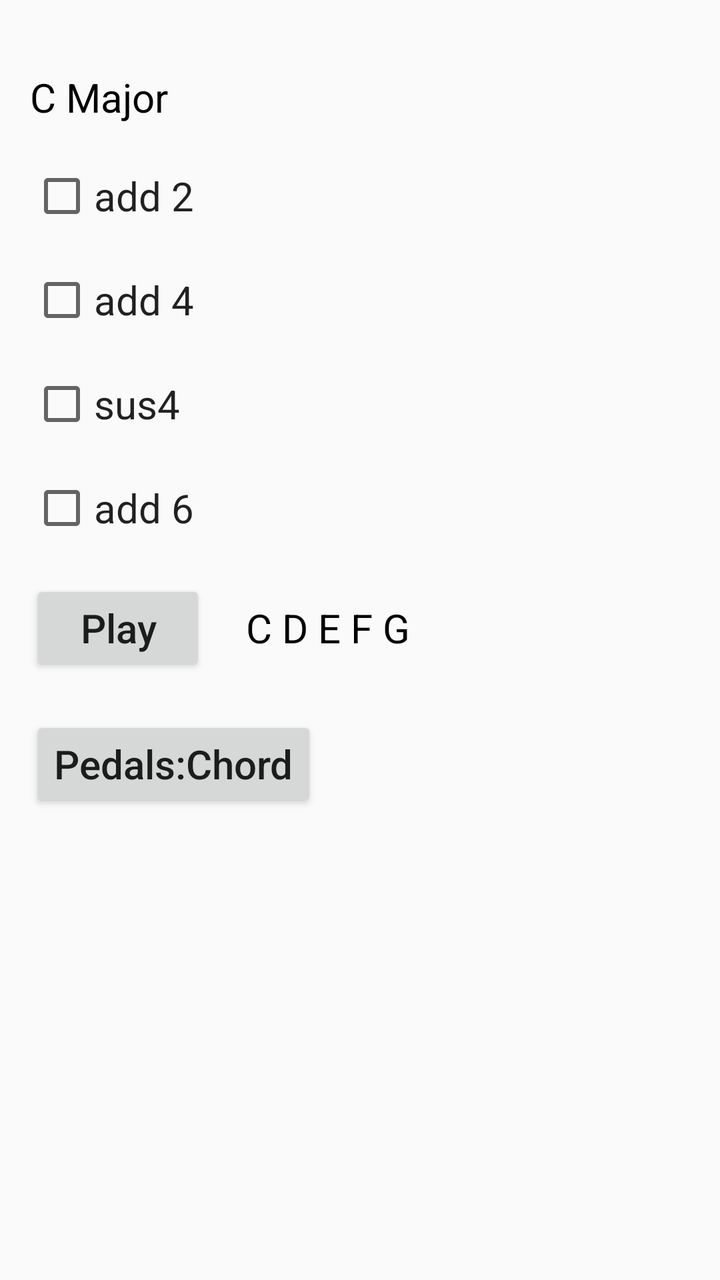
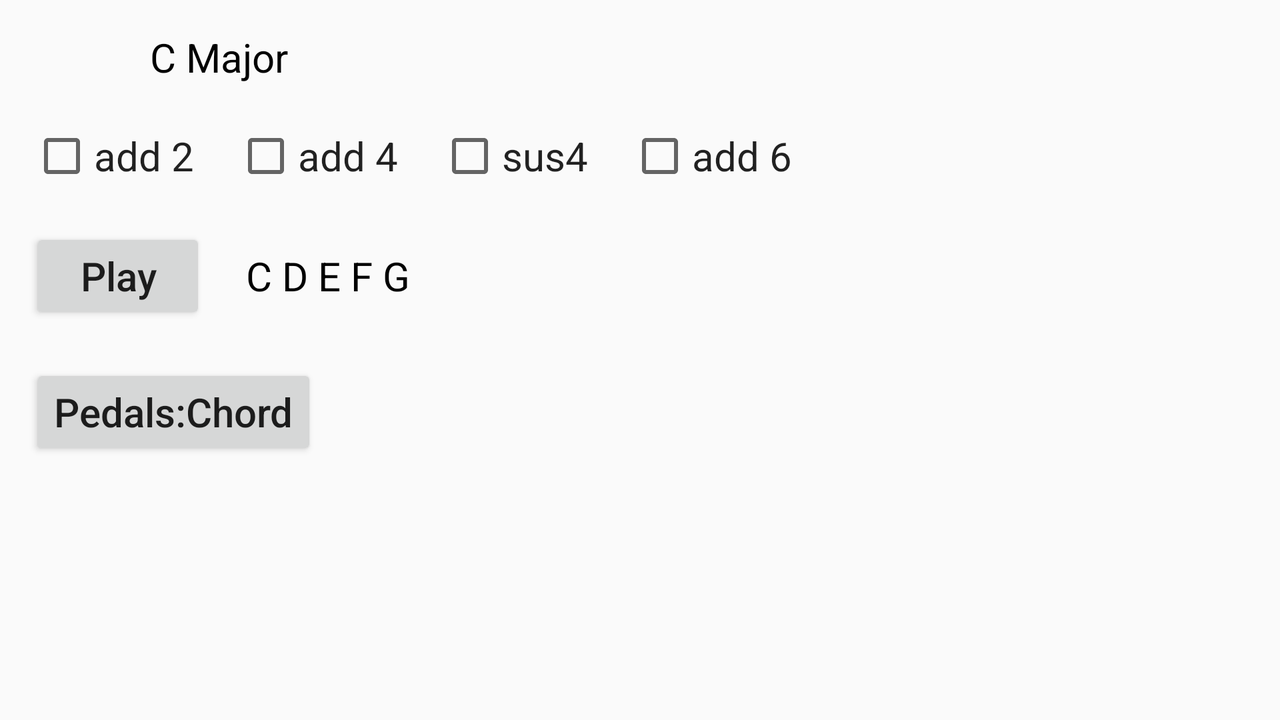

Two renders of one Android screen. The first uses the default layout on a phone; the second uses the alternative layout the repository ships for a different screen configuration, on a matching device. The two XML files are below.
<!-- AndroidManifest.xml: application theme AppTheme -->
<!-- res/layout/fragment_chord.xml -->
<RelativeLayout
    android:id="@+id/chord_fragment"
    xmlns:android="http://schemas.android.com/apk/res/android"
    xmlns:tools="http://schemas.android.com/tools"
    android:layout_width="match_parent"
    android:layout_height="match_parent"
    android:padding="5dp"
    tools:context="com.billooms.harppedals.keysignature.KeySignatureFragment">

    <Spinner style="@style/mySpinner" android:id="@+id/rootSpinner"
             android:layout_alignParentTop="true"
             android:layout_alignParentLeft="true"
             android:layout_alignParentStart="true"/>

    <Spinner style="@style/mySpinner" android:id="@+id/sharpFlatSpinner"
             android:layout_alignBaseline="@+id/rootSpinner"
             android:layout_toRightOf="@+id/rootSpinner"
             android:layout_toEndOf="@+id/rootSpinner"/>

    <Spinner style="@style/mySpinner" android:id="@+id/triadSpinner"
             android:layout_alignBaseline="@+id/rootSpinner"
             android:layout_toRightOf="@+id/sharpFlatSpinner"
             android:layout_toEndOf="@+id/sharpFlatSpinner"/>

    <TextView style="@style/myText" android:id="@+id/chordNameText" android:text="@string/chordNameText"
              android:layout_alignParentLeft="true"
              android:layout_alignParentStart="true"
              android:layout_below="@+id/rootSpinner"/>

    <CheckBox style="@style/myCheckBox" android:id="@+id/add2Button" android:text="@string/add2Button"
              android:layout_below="@+id/chordNameText"
              android:layout_alignParentLeft="true"
              android:layout_alignParentStart="true"/>

    <CheckBox style="@style/myCheckBox" android:id="@+id/add4Button" android:text="@string/add4Button"
              android:layout_alignParentLeft="true"
              android:layout_alignParentStart="true"
              android:layout_below="@+id/add2Button"/>

    <CheckBox style="@style/myCheckBox" android:id="@+id/sus4Button" android:text="@string/sus4Button"
              android:layout_alignParentLeft="true"
              android:layout_alignParentStart="true"
              android:layout_below="@+id/add4Button"/>

    <CheckBox style="@style/myCheckBox" android:id="@+id/add6Button" android:text="@string/add6Button"
              android:layout_alignParentLeft="true"
              android:layout_alignParentStart="true"
              android:layout_below="@+id/sus4Button"/>

    <Button style="@style/myButton" android:id="@+id/playButton" android:text="@string/playButton"
            android:layout_below="@+id/add6Button"
            android:layout_alignParentLeft="true"
            android:layout_alignParentStart="true"/>

    <TextView style="@style/myText" android:id="@+id/notesText" android:text="@string/notesText"
              android:layout_alignBaseline="@+id/playButton"
              android:layout_alignBottom="@+id/playButton"
              android:layout_toRightOf="@+id/playButton"
              android:layout_toEndOf="@+id/playButton"/>

    <Button style="@style/myButton" android:id="@+id/setChordButton" android:text="@string/setChordButton"
            android:layout_below="@+id/playButton"
            android:layout_alignParentLeft="true"
            android:layout_alignParentStart="true"/>

</RelativeLayout>
<!-- resources referenced by this layout -->
<resources>
  <string name="add2Button">add 2</string>
  <string name="add4Button">add 4</string>
  <string name="add6Button">add 6</string>
  <string name="chordNameText">C Major</string>
  <string name="notesText">C D E F G</string>
  <string name="playButton">Play</string>
  <string name="setChordButton">Pedals:Chord</string>
  <string name="sus4Button">sus4</string>
  <style name="myButton" parent="@android:style/TextAppearance">
           <item name="android:layout_width">wrap_content</item>
           <item name="android:layout_height">wrap_content</item>
           <item name="android:layout_margin">10dp</item>
           <item name="android:textSize">20sp</item>
           <item name="android:textAllCaps">false</item>
       </style>
  <style name="myCheckBox" parent="@android:style/TextAppearance">
           <item name="android:layout_width">wrap_content</item>
           <item name="android:layout_height">wrap_content</item>
           <item name="android:textSize">20sp</item>
           <item name="android:layout_margin">10dp</item>
       </style>
  <style name="mySpinner" parent="@android:style/TextAppearance">
           <item name="android:layout_width">wrap_content</item>
           <item name="android:layout_height">wrap_content</item>
           <item name="android:layout_margin">10dp</item>
           <item name="android:background">@drawable/slim_spinner_normal</item>
       </style>
  <style name="myText" parent="@android:style/TextAppearance">
           <item name="android:layout_width">wrap_content</item>
           <item name="android:layout_height">wrap_content</item>
           <item name="android:layout_margin">10dp</item>
           <item name="android:textSize">20sp</item>
           <item name="android:textAllCaps">false</item>
           <item name="android:gravity">start</item>
           <item name="android:textColor">@android:color/black</item>
           <item name="android:background">@android:color/transparent</item>
           <item name="android:visibility">visible</item>
           <item name="android:clickable">false</item>
           <item name="android:focusable">false</item>
           <item name="android:focusableInTouchMode">false</item>
       </style>
  <style name="AppTheme" parent="Theme.AppCompat.Light.DarkActionBar">
          
          <item name="colorPrimary">@color/colorPrimary</item>
          <item name="colorPrimaryDark">@color/colorPrimaryDark</item>
          <item name="colorAccent">@color/colorAccent</item>
      </style>
</resources>
<!-- res/layout-land/fragment_chord.xml (the author's variant of the layout above) -->
<!-- drawn on the phone turned sideways -->
<RelativeLayout
    android:id="@+id/chord_fragment"
    xmlns:android="http://schemas.android.com/apk/res/android"
    xmlns:tools="http://schemas.android.com/tools"
    android:layout_width="match_parent"
    android:layout_height="match_parent"
    android:padding="5dp"
    tools:context="com.billooms.harppedals.keysignature.KeySignatureFragment">

    <Spinner style="@style/mySpinner" android:id="@+id/rootSpinner"
             android:layout_alignParentTop="true"
             android:layout_alignParentLeft="true"
             android:layout_alignParentStart="true"/>

    <Spinner style="@style/mySpinner" android:id="@+id/sharpFlatSpinner"
             android:layout_alignBaseline="@+id/rootSpinner"
             android:layout_toRightOf="@+id/rootSpinner"
             android:layout_toEndOf="@+id/rootSpinner"/>

    <Spinner style="@style/mySpinner" android:id="@+id/triadSpinner"
             android:layout_alignBaseline="@+id/rootSpinner"
             android:layout_toRightOf="@+id/sharpFlatSpinner"
             android:layout_toEndOf="@+id/sharpFlatSpinner"/>

    <TextView style="@style/myText" android:id="@+id/chordNameText" android:text="@string/chordNameText"
              android:layout_alignBaseline="@+id/rootSpinner"
              android:layout_toRightOf="@+id/triadSpinner"
              android:layout_toEndOf="@+id/triadSpinner"/>

    <CheckBox style="@style/myCheckBox" android:id="@+id/add2Button" android:text="@string/add2Button"
              android:layout_below="@+id/chordNameText"
              android:layout_alignParentLeft="true"
              android:layout_alignParentStart="true"/>

    <CheckBox style="@style/myCheckBox" android:id="@+id/add4Button" android:text="@string/add4Button"
              android:layout_alignBaseline="@id/add2Button"
              android:layout_toRightOf="@+id/add2Button"
              android:layout_toEndOf="@+id/add2Button"/>

    <CheckBox style="@style/myCheckBox" android:id="@+id/sus4Button" android:text="@string/sus4Button"
              android:layout_alignBaseline="@id/add4Button"
              android:layout_toRightOf="@+id/add4Button"
              android:layout_toEndOf="@+id/add4Button"/>

    <CheckBox style="@style/myCheckBox" android:id="@+id/add6Button" android:text="@string/add6Button"
              android:layout_alignBaseline="@id/sus4Button"
              android:layout_toRightOf="@+id/sus4Button"
              android:layout_toEndOf="@+id/sus4Button"/>

    <Button style="@style/myButton" android:id="@+id/playButton" android:text="@string/playButton"
            android:layout_below="@+id/add2Button"
            android:layout_alignParentLeft="true"
            android:layout_alignParentStart="true"/>

    <TextView style="@style/myText" android:id="@+id/notesText" android:text="@string/notesText"
              android:layout_alignBaseline="@+id/playButton"
              android:layout_alignBottom="@+id/playButton"
              android:layout_toRightOf="@+id/playButton"
              android:layout_toEndOf="@+id/playButton"/>

    <Button style="@style/myButton" android:id="@+id/setChordButton" android:text="@string/setChordButton"
            android:layout_below="@+id/playButton"
            android:layout_alignParentLeft="true"
            android:layout_alignParentStart="true"/>

</RelativeLayout>
